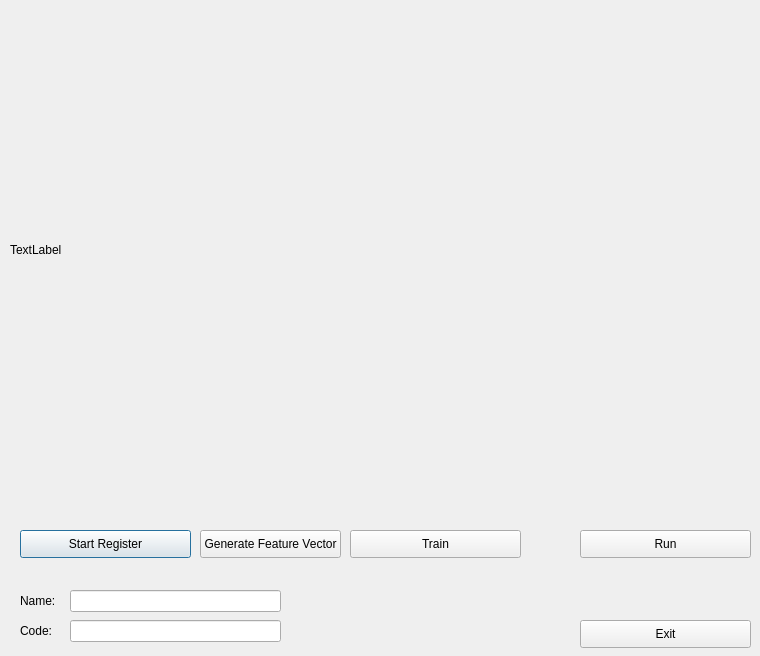
<?xml version="1.0" encoding="UTF-8"?>
<ui version="4.0">
 <class>MainDialog</class>
 <widget class="QDialog" name="MainDialog">
  <property name="geometry">
   <rect>
    <x>0</x>
    <y>0</y>
    <width>760</width>
    <height>656</height>
   </rect>
  </property>
  <property name="windowTitle">
   <string>Dialog</string>
  </property>
  <widget class="QLabel" name="lblLiveView">
   <property name="geometry">
    <rect>
     <x>10</x>
     <y>10</y>
     <width>741</width>
     <height>480</height>
    </rect>
   </property>
   <property name="text">
    <string>TextLabel</string>
   </property>
  </widget>
  <widget class="QPushButton" name="btnRegister">
   <property name="geometry">
    <rect>
     <x>20</x>
     <y>530</y>
     <width>171</width>
     <height>28</height>
    </rect>
   </property>
   <property name="text">
    <string>Start Register</string>
   </property>
  </widget>
  <widget class="QPushButton" name="btnReTrain">
   <property name="geometry">
    <rect>
     <x>350</x>
     <y>530</y>
     <width>171</width>
     <height>28</height>
    </rect>
   </property>
   <property name="text">
    <string>Train</string>
   </property>
  </widget>
  <widget class="QLineEdit" name="txtRegisterName">
   <property name="geometry">
    <rect>
     <x>70</x>
     <y>590</y>
     <width>211</width>
     <height>22</height>
    </rect>
   </property>
  </widget>
  <widget class="QLabel" name="lblRegisterName">
   <property name="geometry">
    <rect>
     <x>20</x>
     <y>590</y>
     <width>51</width>
     <height>21</height>
    </rect>
   </property>
   <property name="text">
    <string>Name:</string>
   </property>
  </widget>
  <widget class="QLabel" name="lblRegisterCode">
   <property name="geometry">
    <rect>
     <x>20</x>
     <y>620</y>
     <width>51</width>
     <height>21</height>
    </rect>
   </property>
   <property name="text">
    <string>Code:</string>
   </property>
  </widget>
  <widget class="QLineEdit" name="txtRegisterCode">
   <property name="geometry">
    <rect>
     <x>70</x>
     <y>620</y>
     <width>211</width>
     <height>22</height>
    </rect>
   </property>
  </widget>
  <widget class="QPushButton" name="btnExit">
   <property name="geometry">
    <rect>
     <x>580</x>
     <y>620</y>
     <width>171</width>
     <height>28</height>
    </rect>
   </property>
   <property name="text">
    <string>Exit</string>
   </property>
  </widget>
  <widget class="QPushButton" name="btnRun">
   <property name="geometry">
    <rect>
     <x>580</x>
     <y>530</y>
     <width>171</width>
     <height>28</height>
    </rect>
   </property>
   <property name="text">
    <string>Run</string>
   </property>
  </widget>
  <widget class="QPushButton" name="btnRegenerateFeatures">
   <property name="geometry">
    <rect>
     <x>200</x>
     <y>530</y>
     <width>141</width>
     <height>28</height>
    </rect>
   </property>
   <property name="text">
    <string>Generate Feature Vector</string>
   </property>
  </widget>
 </widget>
 <resources/>
 <connections/>
</ui>
